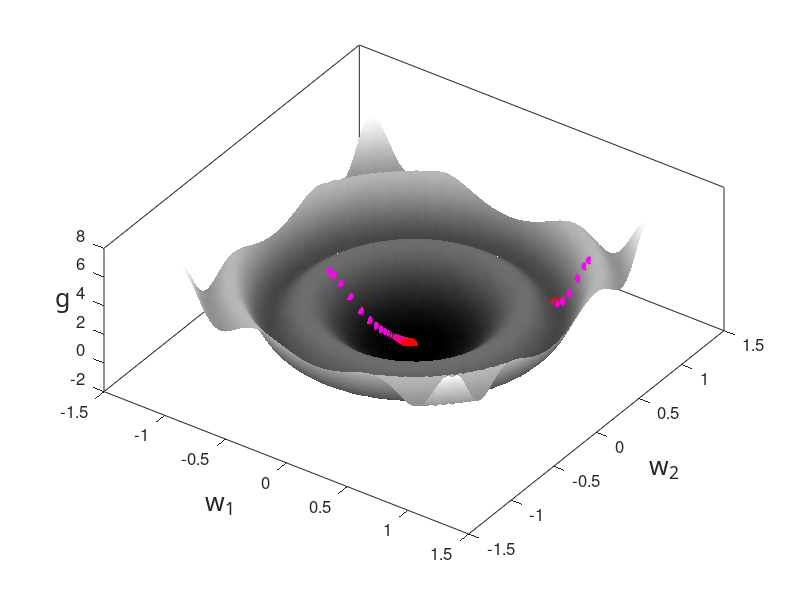

Recreate this plot in MATLAB.
function two_d_grad_wrapper_213()
% Problem 2.13
% Modified by Stephanie Chang
%
% two_d_grad_wrapper.m is a toy wrapper to illustrate the path
% taken by gradient descent depending on the learning rate (alpha) chosen.
% Here alpha is kept fixed and chosen by the use. The corresponding
% gradient steps, evaluated at the objective, are then plotted.  The plotted points on
% the objective turn from green to red as the algorithm converges (or
% reaches a maximum iteration count, preset to 50).
% (nonconvex) function here is 
%
% g(w) = -cos(2*pi*w'*w) + 2*w'*w

%%% runs everything %%%
run_all()


%%%%%%%%%%%% subfunctions %%%%%%%%%%%%
%%% performs gradient descent steps %%%%
    function [w,in,out] = gradient_descent(alpha,w)

    % initializations
    grad_stop = 10^-5;
    max_its = 50;
    iter = 1;
    grad = 1;
    in = [w];
    out = [-cos(2*pi*w'*w) + 2*w'*w];
    % main loop
    while norm(grad) > grad_stop && iter <= max_its
        % take gradient step
        grad = 4*pi*sin(2*pi*w'*w)*w+4*w;   %%% PLACE GRADIENT HERE
        w = w - alpha*grad;

        % update containers
        in = [in, w];
        out = [out, -cos(2*pi*w'*w) + 2*w'*w];

        % update stopers
        iter = iter + 1;
    end
end

function run_all()
    % dials for the toy
    alpha = 10^-2;     % step length/learning rate (for gradient descent). Preset to alpha = 10^-3

    for j = 1:2
        x0 = [-.7;0];         % initial point (for gradient descent)
        if j == 2
            x0 = [.85;.85];
            alpha = 3*10^-3;
        end
        %%% perform gradient descent %%%
        [x,in,out] = gradient_descent(alpha,x0);

        %%% plot function with grad descent objective evaluations %%%
        hold on
        plot_it_all(in,out)
    end
end

%%% plots everything %%%
function plot_it_all(in,out)
    % print function
    [A,b] = make_fun();
    
    % print steps on surface
    plot_steps(in,out,3)
    set(gcf,'color','w');
end

%%% plots everything %%%
function [A,b] = make_fun()
    range = 1.15;                     % range over which to view surfaces
    [a1,a2] = meshgrid(-range:0.04:range);
    a1 = reshape(a1,numel(a1),1);
    a2 = reshape(a2,numel(a2),1);
    A = [a1, a2];
    A = (A.*A)*ones(2,1);
    b = -cos(2*pi*A) + 2*A;
    r = sqrt(size(b,1));
    a1 = reshape(a1,r,r);
    a2 = reshape(a2,r,r);
    b = reshape(b,r,r);
    h = surf(a1,a2,b)
    az = 35;
    el = 60;
    view(az, el);
    shading interp

    
    xlabel('w_1','Fontsize',18,'FontName','cmmi9')
    ylabel('w_2','Fontsize',18,'FontName','cmmi9')
    zlabel('g','Fontsize',18,'FontName','cmmi9')
    set(get(gca,'ZLabel'),'Rotation',0)
    set(gca,'FontSize',12);
    box on
    colormap gray
end

% plot descent steps on function surface
function plot_steps(in,out,dim)
    s = (1/length(out):1/length(out):1)';
    colorspec = [ones(length(out),1) ,zeros(length(out),1),flipud(s)];
    width = (1 + s)*5;
    if dim == 2
        for i = 1:length(out)
            hold on
            plot(in(1,i),in(2,i),'o','Color',colorspec(i,:),'MarkerFaceColor',colorspec(i,:),'MarkerSize',width(i));
        end
    else % dim == 3
        for i = 1:length(out)
            hold on
            plot3(in(1,i),in(2,i),out(i),'o','Color',colorspec(i,:),'MarkerFaceColor',colorspec(i,:),'MarkerSize',width(i));
        end
    end
end

end
